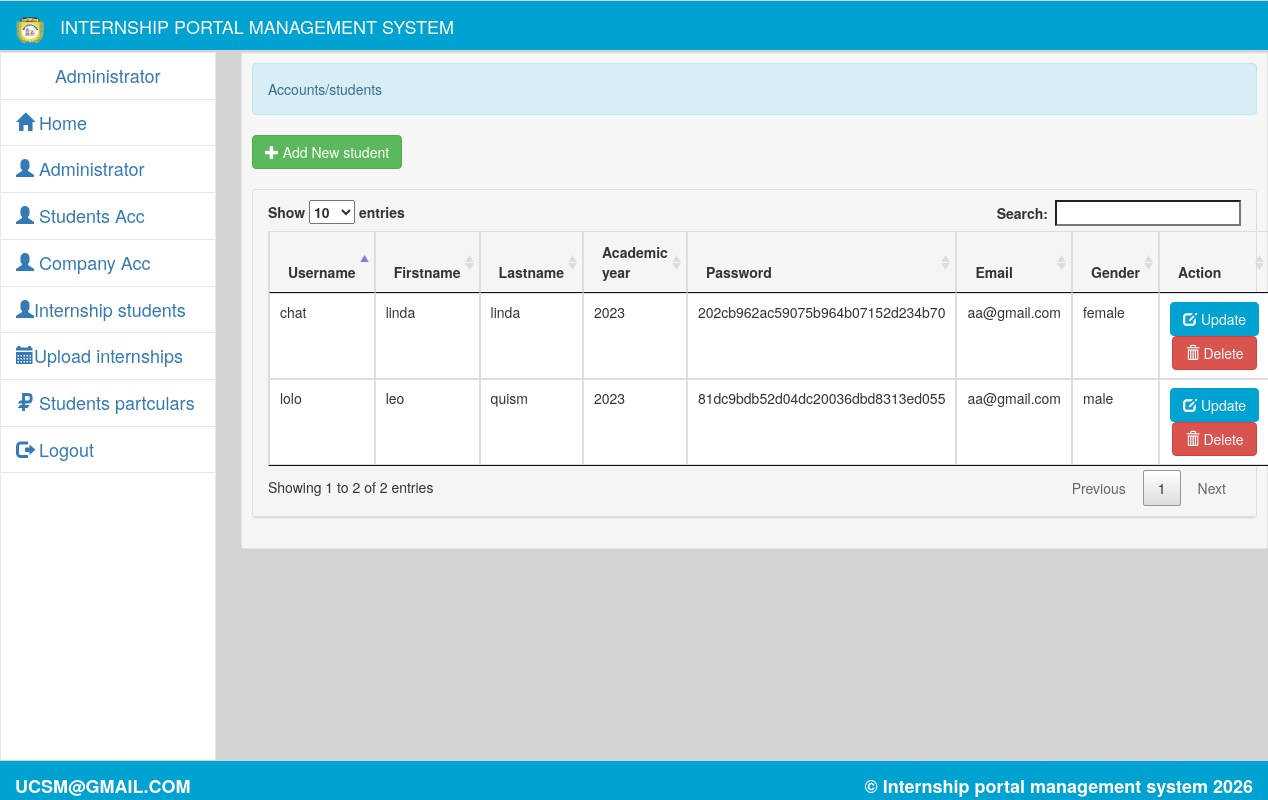
The page /admin/students_details.php (signed in) on the database its author committed.
### tables this page shows
CREATE TABLE `registered_users` (
  `id` int(8) NOT NULL,
  `user_name` varchar(255) NOT NULL,
  `first_name` varchar(255) NOT NULL,
  `last_name` varchar(255) NOT NULL,
  `academic_year` int(11) NOT NULL,
  `password` varchar(25) NOT NULL,
  `email` varchar(55) NOT NULL,
  `gender` varchar(20) NOT NULL
);

### admin/students_details.php (the view, shortened to what this page needs)
<!DOCTYPE html>
<?php
	require_once '../connect.php';
?>
<html lang = "eng">
	<head>
		<link rel = "stylesheet" type = "text/css" href = "../css/bootstrap.css" />
		<link rel = "stylesheet" type = "text/css" href = "../css/style1.css" />
		<link rel = "stylesheet" type = "text/css" href = "../css/jquery-ui.css" />
		<link rel = "stylesheet" type = "text/css" href = "../css/jquery.dataTables.css" />
	</head>
<body>
<?php include'head.php'?>
<?php include 'sidebar.php'?>
		<div id = "sidecontent" class = "well pull-right">
				<div class = "alert alert-info">Accounts/students</div>
				<button type = "button" id = "add_admin" class = "btn btn-success"><span class = "glyphicon glyphicon-plus"></span> Add New student</button>
				<br />
				<br />
				<div id = "a_table" class = "panel panel-default">
					<div  class = " panel-heading">
						<table id = "table" class = "table table-bordered">
							<thead>
								<tr>
									<th>Username</th>
									<th>Firstname</th>
									<th>Lastname</th>
									<th>Academic year</th>
                                    <th>Password</th>
                                    <th>Email</th>
                                    <th>Gender</th>
									<th>Action</th>
								</tr>
							</thead>
							<tbody>
								<?php
									$a_query = $conn->query("SELECT * FROM `registered_users`") or die($conn->error);
									while($a_fetch = $a_query->fetch_array()){
								?>
								<tr>
									<td><?php echo $a_fetch['user_name']?></td>
                                    <td><?php echo $a_fetch['first_name']?></td>
                                    <td><?php echo $a_fetch['last_name']?></td>
									<td><?php echo $a_fetch['academic_year']?></td>
									<td><?php echo md5($a_fetch['password'])?></td>
                                    <td><?php echo $a_fetch['email']?></td>
									<td><?php echo $a_fetch['gender']?></td>
									<td><center><a href = "edit_students.php?id=<?php echo $a_fetch['id']?>" class = "btn btn-warning"><span class=  "glyphicon glyphicon-edit"></span> Update</a> <a href = "#" name = "<?php echo $a_fetch['id']?>" data-toggle = "modal" data-target = "#delete_admin" class = "btn btn-danger id"><span class=  "glyphicon glyphicon-trash"></span> Delete</a></center></td>
								</tr>
								<?php
									}
								?>
							</tbody>
						</table>
					</div>
				</div>
		</div>
	<br />
	<br />
	<br />
	<br />
	<br />
	<br />
	<br />
	<br />
	<br />
	<nav class = "navbar-default" id = "footer">
		<label class = "navbar-brand pull-right">&copy; Internship portal management system <?php echo date('Y', strtotime('+8 HOURS'))?></label>
		<label class = "navbar-brand ">UCSM@GMAIL.COM</label>
	</nav>
</body>
</html>

### admin/head.php (shortened to what this page needs)
<nav class = "navbar navbar-default navbar-fixed-top"id="header">
	<div class = "container-fluid">
		<a class="navbar-brand" href="#">
			<img src="../images/UCSMlogo.png" width="30" height="30" alt="">
		</a>
		<a class = "navbar-brand">INTERNSHIP PORTAL MANAGEMENT SYSTEM </a>
</nav>

### admin/sidebar.php
<div id = "sidebar">
	<ul id = "menu" class = "nav menu">
		<li>
			<a>
				<?php
					require_once '../connect.php';
					$q_admin_side = $conn->query("SELECT * FROM `admin` WHERE `admin_id` = '$_SESSION[admin_id]'") or die($conn->error);
					$f_admin_side = $q_admin_side->fetch_array();
					echo "<center>".$f_admin_side['name']."</center>";
				?>
			</a>
		</li>
		<li><a href = "home.php"><i class = "glyphicon glyphicon-home"></i> Home</a></li>
		<li><a href = "admin.php"><i class = "glyphicon glyphicon-user"></i> Administrator</a></li>
        <li><a href = "students_details.php"><i class = "glyphicon glyphicon-user"></i> Students Acc</a></li>
		<li><a href = "company_details.php"><i class = "glyphicon glyphicon-user"></i> Company Acc</a></li>
		<li><a href = "internship_student.php"><i class = "glyphicon glyphicon-user"></i>Internship students</a></li>
		<li><a href = "activity.php"><i class = "glyphicon glyphicon-calendar"></i>Upload internships</a></li>
		<li><a href = "student.php"><i class = "glyphicon glyphicon-ruble"></i> Students partculars</a></li>
		<li><a href = "logout.php"><i class = "glyphicon glyphicon-log-out"></i> Logout</a></li>
	</ul>
</div>

### css/style1.css (style rules this page uses)
body { background-color: #D3D3D3; }
#header { background-color: #00a2d1; height:40px; width:100%; filter: none; border: 1px solid #D5D5D5; position: fixed; right: 0; left: 0; z-index: 1030; bottom: 0; border-width: 1px 0 0; }
#footer { background-color: #00a2d1; height:40px; width:100%; filter: none; border: 1px solid #D5D5D5; position: fixed; right: 0; left: 0; z-index: 1030; bottom: 0; border-width: 1px 0 0; }
#sidebar { top:52px; width:17%; position:fixed; height:100%; border:1px solid #e7e7e7; background-color:#fff; font-size: large; }
#sidecontent { width:81%; word-wrap:break-word; margin-top:52px; background-color:rgba(255, 255, 255, 0.8); padding:10px; border-radius:2px; }
.menu li { border-bottom:1px solid #E7E7E7; }
#footer { height:40px; width:100%; filter: none; border: 1px solid #D5D5D5; position: fixed; right: 0; left: 0; z-index: 1030; bottom: 0; border-width: 1px 0 0; }

### rows shown on the page
registered_users: user_name "chat", first_name "linda", last_name "linda", academic_year "2023", password "202cb962ac59075b964b07152d234b70", email "aa@gmail.com", gender "female"
registered_users: user_name "lolo", first_name "leo", last_name "quism", academic_year "2023", password "81dc9bdb52d04dc20036dbd8313ed055", email "aa@gmail.com", gender "male"

### other values the page prints
$f_admin_side['name'] "Administrator"
